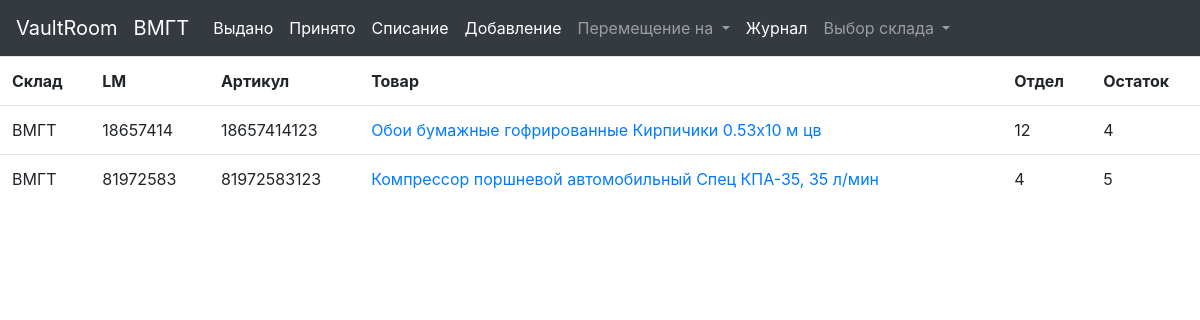
The app's page /storage/1, older data.
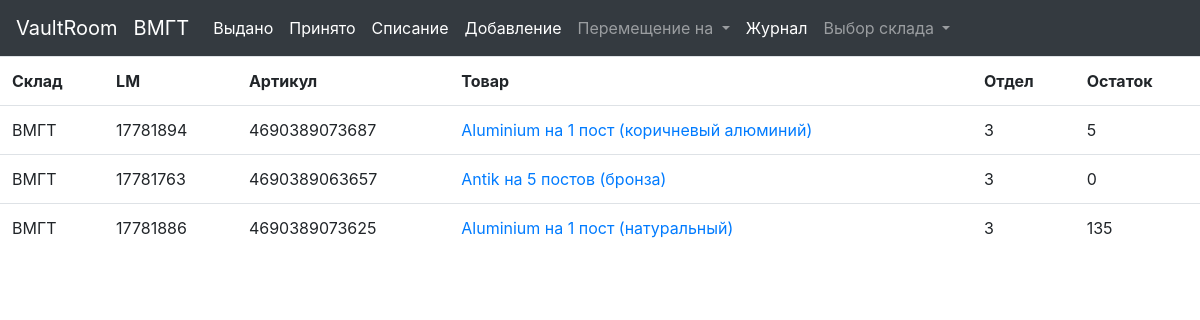
The same page, newer data.
### vaultroom/models.py (models this page shows, shortened)
class Stock(models.Model):
    storage = models.ForeignKey('Storages', on_delete=models.PROTECT, verbose_name='Склад')
    product = models.ForeignKey('Products', on_delete=models.PROTECT, verbose_name='Товар')
    quantity = models.IntegerField(verbose_name='Количество')
    class Meta:
        verbose_name_plural = 'Товар на стоке'
        verbose_name = 'Товар на стоке'
        ordering = ['storage']

class Storages(models.Model):
    name = models.CharField(max_length=20, db_index=True, verbose_name='Название склада')
    class Meta:
        verbose_name_plural = 'Склады'
        verbose_name = 'Склад'
        ordering = ['name']

class Products(models.Model):
    LM = models.IntegerField(verbose_name='LM код')
    barcode = models.IntegerField(verbose_name='Штрихкод')
    name = models.CharField(max_length=100, verbose_name='Наименование')
    department = models.IntegerField(verbose_name='Номер отдела')
    class Meta:
        verbose_name_plural = 'Товар'
        verbose_name = 'Товар'
        ordering = ['name']

### vaultroom/views.py (the view)
# urls.py: path('storage/<int:storage_id>', by_storage, name='by_storage'),
def by_storage(request, storage_id):
    stc = Stock.objects.select_related('product').filter(storage=storage_id)
    storages = Storages.objects.all()
    current_storage = Storages.objects.get(pk=storage_id)
    paginator = Paginator(stc, 30)
    if 'page' in request.GET:
        page_num = request.GET['page']
    else:
        page_num = 1
    page = paginator.get_page(page_num)
    context = {'stc': page.object_list, 'current_storage': current_storage, 'storages': storages, 'page': page}
    return render(request, 'vaultroom/by_storage.html', context)

### vaultroom/templates/vaultroom/by_storage.html (shortened to what this page needs)
{% extends "layout/stock_view.html" %}
{% block storage %} <a class="navbar-brand" href="{% url 'index' %}">{{ current_storage.name }}</a> {% endblock %}
{% block control %}
                            <li class="nav-item active">
                                <td><a class="nav-link" href="{% url 'done' %}">Выдано</a></td>
                            </li>
                            <li class="nav-item active">
                                <td><a class="nav-link" href="{% url 'priniato' %}">Принято</a></td>
                            </li>
                           <li class="nav-item active">
                                <td><a class="nav-link" href="{% url 'vidacha' storage_id=current_storage.pk %}">Списание</a></td>
                            </li>
                            <li class="nav-item active">
                                <td><a class="nav-link" href="{% url 'priemka' storage_id=current_storage.pk %}">Добавление</a></td>
                            </li>
                            <li class="nav-item dropdown">
                            <a class="nav-link dropdown-toggle" href="#" id="navbarDropdown" role="button" data-toggle="dropdown" aria-haspopup="true" aria-expanded="false">
                              Перемещение на
                            </a>
                            <div class="dropdown-menu" aria-labelledby="navbarDropdown">
                            <li class="nav-item active">
                                <td><a class="nav-link" href="{% url 'move' %}">Журнал</a></td>
                            </li>
                            <li class="nav-item dropdown">
                            <a class="nav-link dropdown-toggle" href="#" id="navbarDropdown" role="button" data-toggle="dropdown" aria-haspopup="true" aria-expanded="false">
                              Выбор склада
                            </a>
{% endblock %}

### vaultroom/templates/layout/stock_view.html (shortened to what this page needs)
{% extends "layout/basic.html" %}
{% block content %}
{% load bootstrap4 %}
    <table class="table">
        <tr>
            <th scope="col">Склад</th>
             <th scope="col">LM</th>
             <th scope="col">Артикул</th>
             <th scope="col">Товар</th>
            <th scope="col">Отдел</th>
             <th scope="col">Остаток</th>
        </tr>
        {% for s in stc %}
        <tr>
            <td>{{ s.storage.name }}</td>
            <td>{{ s.product.LM }}</td>
            <td>{{ s.product.barcode }}</td>
            <td><a href="{% url 'by_product' product_id=s.product.pk %}">{{ s.product.name }}</a></td>
            <td>{{ s.product.department }}</td>
            <td>{{ s.quantity }}</td>
        </tr>
        {% endfor %}
    </table>
{% endblock %}

Row changes from the older to the newer data that the page shows:
removed Stock: storage.name "ВМГТ", product.LM "18657414", product.barcode "18657414123", product.name "Обои бумажные гофрированные Кирпичики 0.53х10 м цв", product.department "12", quantity "4"
changed Stock: product.LM "81972583" → "17781894"; product.barcode "81972583123" → "4690389073687"; product.name "Компрессор поршневой автомобильный Спец КПА-35, 35 л/мин" → "Aluminium на 1 пост (коричневый алюминий)"; product.department "4" → "3"
added Stock: storage.name "ВМГТ", product.LM "17781763", product.barcode "4690389063657", product.name "Antik на 5 постов (бронза)", product.department "3", quantity "0"
added Stock: storage.name "ВМГТ", product.LM "17781886", product.barcode "4690389073625", product.name "Aluminium на 1 пост (натуральный)", product.department "3", quantity "135"
